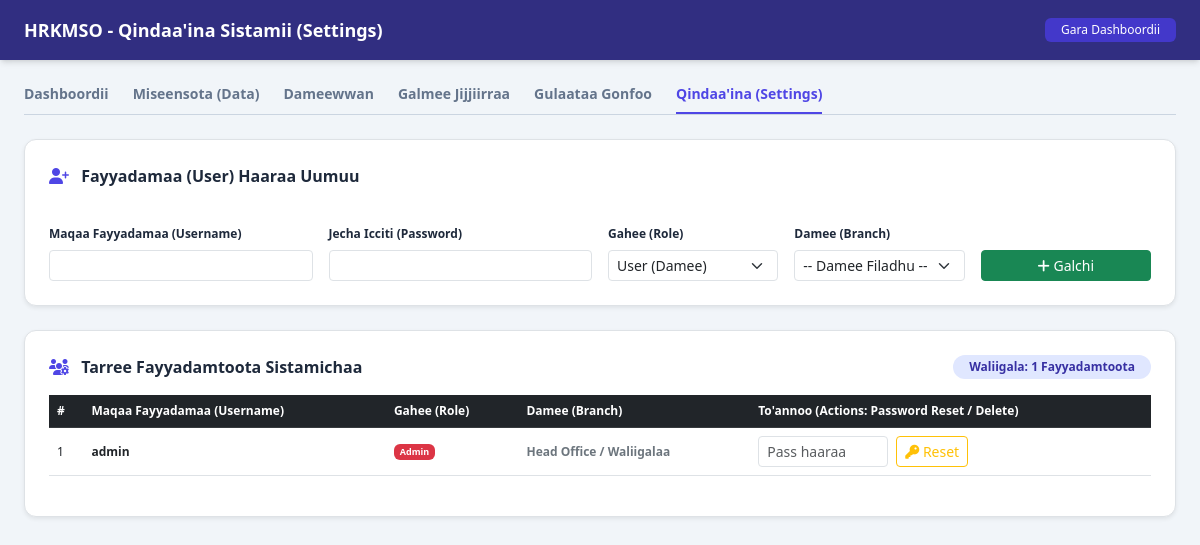
/settings (signed in), run on the app's committed database.
### models.py (models this page shows)
class User(UserMixin, db.Model):
    __tablename__ = 'user'
    id = db.Column(db.Integer, primary_key=True)
    username = db.Column(db.String(150), unique=True, nullable=False)
    password = db.Column(db.String(200), nullable=False)
    role = db.Column(db.String(50), nullable=False, default='user')
    branch_id = db.Column(db.Integer, db.ForeignKey('branch.id'), nullable=True)
    branch = db.relationship('Branch', backref=db.backref('users', lazy=True))

### app.py (the view)
@app.route('/settings')
@admin_required
def settings():
    users = User.query.all()
    branches = Branch.query.all()
    return render_template('settings.html', users=users, branches=branches)

### app.py (called while the page is built)
@login_manager.user_loader
def load_user(user_id):
    return db.session.get(User, int(user_id))

def admin_required(f):
    @wraps(f)
    def decorated_function(*args, **kwargs):
        if not current_user.is_authenticated or current_user.role != 'admin':
            abort(403)
        return f(*args, **kwargs)
    return decorated_function

### templates/settings.html (shortened to what this page needs)
<!DOCTYPE html>
<html lang="om">
<head>
    <script src="https://cdn.tailwindcss.com"></script>
    <link rel="stylesheet" href="https://cdnjs.cloudflare.com/ajax/libs/font-awesome/6.4.0/css/all.min.css">
    <link href="https://cdn.jsdelivr.net/npm/bootstrap@5.3.0/dist/css/bootstrap.min.css" rel="stylesheet">
</head>
<body class="bg-slate-100 text-slate-800">
    <div class="min-h-screen flex flex-col">
        <header class="bg-indigo-900 text-white shadow-md">
            <div class="max-w-7xl mx-auto px-4 py-3 flex justify-between items-center">
                <h1 class="text-lg font-bold">HRKMSO - Qindaa'ina Sistamii (Settings)</h1>
                <a href="{{ url_for('dashboard') }}" class="text-xs bg-indigo-700 hover:bg-indigo-800 px-3 py-1 rounded transition text-white">Gara Dashboordii</a>
            </div>
        </header>
        <main class="max-w-7xl mx-auto px-4 py-6 flex-grow w-full space-y-6">
            <div class="flex flex-wrap border-b border-slate-300 gap-6 text-sm font-semibold">
                <a href="{{ url_for('dashboard') }}" class="pb-2 text-slate-500 hover:text-indigo-600 transition">Dashboordii</a>
                <a href="{{ url_for('employees') }}" class="pb-2 text-slate-500 hover:text-indigo-600 transition">Miseensota (Data)</a>
                <a href="{{ url_for('branches') }}" class="pb-2 text-slate-500 hover:text-indigo-600 transition">Dameewwan</a>
                <a href="{{ url_for('transfers') }}" class="pb-2 text-slate-500 hover:text-indigo-600 transition">Galmee Jijjiirraa</a>
                <a href="{{ url_for('ranks') }}" class="pb-2 text-slate-500 hover:text-indigo-600 transition">Gulaataa Gonfoo</a>
                <a href="{{ url_for('settings') }}" class="pb-2 border-b-2 border-indigo-600 text-indigo-600 transition">Qindaa'ina (Settings)</a>
            </div>
            <div class="bg-white p-6 rounded-xl shadow-sm border border-slate-200 space-y-4">
                <h2 class="text-base font-bold text-slate-800"><i class="fas fa-user-plus text-indigo-600 me-2"></i> Fayyadamaa (User) Haaraa Uumuu</h2>
                <form action="{{ url_for('add_user') }}" method="POST" class="row g-3">
                    <div class="col-md-3">
                        <label class="form-label text-xs font-bold">Maqaa Fayyadamaa (Username)</label>
                        <input type="text" name="username" class="form-control form-control-sm" required>
                    </div>
                    <div class="col-md-3">
                        <label class="form-label text-xs font-bold">Jecha Icciti (Password)</label>
                        <input type="password" name="password" class="form-control form-control-sm" required>
                    </div>
                    <div class="col-md-2">
                        <label class="form-label text-xs font-bold">Gahee (Role)</label>
                        <select name="role" class="form-select form-select-sm">
                            <option value="user">User (Damee)</option>
                        </select>
                    </div>
                    <div class="col-md-2">
                        <label class="form-label text-xs font-bold">Damee (Branch)</label>
                        <select name="branch_id" class="form-select form-select-sm">
                            <option value="">-- Damee Filadhu --</option>
                        </select>
                    </div>
                    <div class="col-md-2 d-flex align-items-end">
                        <button type="submit" class="btn btn-sm btn-success w-100"><i class="fas fa-plus"></i> Galchi</button>
                    </div>
                </form>
            </div>
            <div class="bg-white p-6 rounded-xl shadow-sm border border-slate-200 space-y-4">
                <div class="flex justify-between items-center">
                    <h2 class="text-base font-bold text-slate-800"><i class="fas fa-users-cog text-indigo-600 me-2"></i> Tarree Fayyadamtoota Sistamichaa</h2>
                    <span class="text-xs bg-indigo-100 text-indigo-800 px-3 py-1 rounded-full font-semibold">Waliigala: {{ users | length }} Fayyadamtoota</span>
                </div>
                <div class="table-responsive">
                    <table class="table table-hover align-middle text-xs">
                        <thead class="table-dark">
                            <tr>
                                <th>#</th>
                                <th>Maqaa Fayyadamaa (Username)</th>
                                <th>Gahee (Role)</th>
                                <th>Damee (Branch)</th>
                                <th>To'annoo (Actions: Password Reset / Delete)</th>
                            </tr>
                        </thead>
                        <tbody>
                            {% if users %}
                                {% for u in users %}
                                <tr>
                                    <td>{{ loop.index }}</td>
                                    <td><strong>{{ u.username }}</strong></td>
                                    <td>
                                        {% if u.role == 'admin' %}
                                            <span class="badge bg-danger">Admin</span>
                                        {% else %}
                                            <span class="badge bg-primary">User</span>
                                        {% endif %}
                                    </td>
                                    <td>
                                        <span class="text-secondary font-semibold">{{ u.branch.name if u.branch else 'Head Office / Waliigalaa' }}</span>
                                    </td>
                                    <td>
                                        <form action="{{ url_for('reset_password', user_id=u.id) }}" method="POST" class="d-inline-flex gap-2 align-items-center">
                                            <input type="password" name="new_password" placeholder="Pass haaraa" class="form-control form-control-sm" style="width: 130px;" required>
                                            <button type="submit" class="btn btn-sm btn-outline-warning" title="Jecha Icciti Jijjiiri">
                                                <i class="fas fa-key"></i> Reset
                                            </button>
                                        </form>
                                    </td>
                                </tr>
                                {% endfor %}
                            {% else %}
                                <tr>
                                    <td colspan="5" class="text-center py-4 text-muted">
                                        Fayyadamtoonni galmaa'an hin jiran.
                                    </td>
                                </tr>
                            {% endif %}
                        </tbody>
                    </table>
                </div>
            </div>
        </main>
    </div>
</body>
</html>

### data on the page
User: username "admin", role "Admin", branch "Head Office / Waliigalaa"

### other printed values
{{ users | length }} "1"
